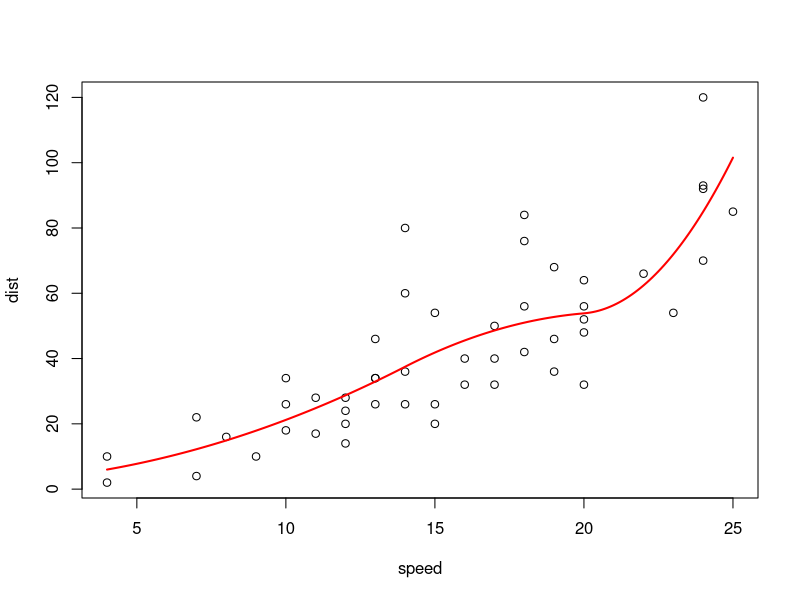
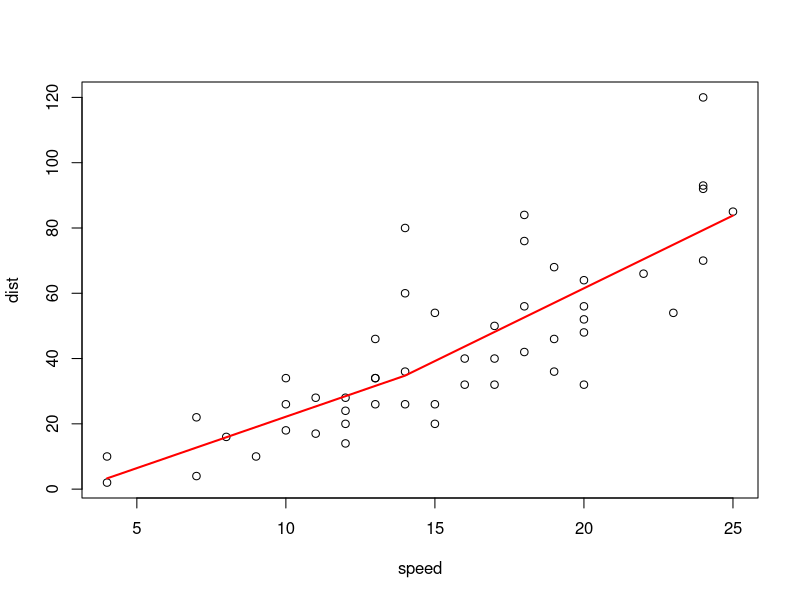
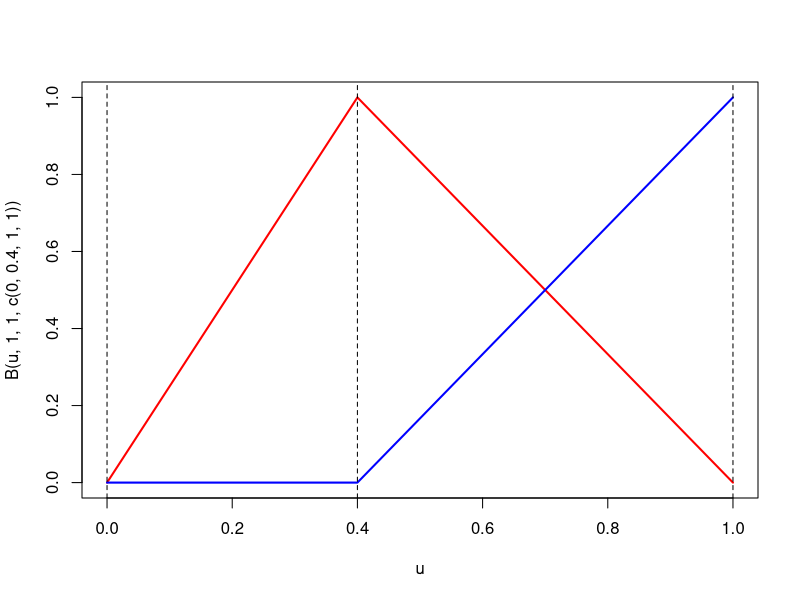
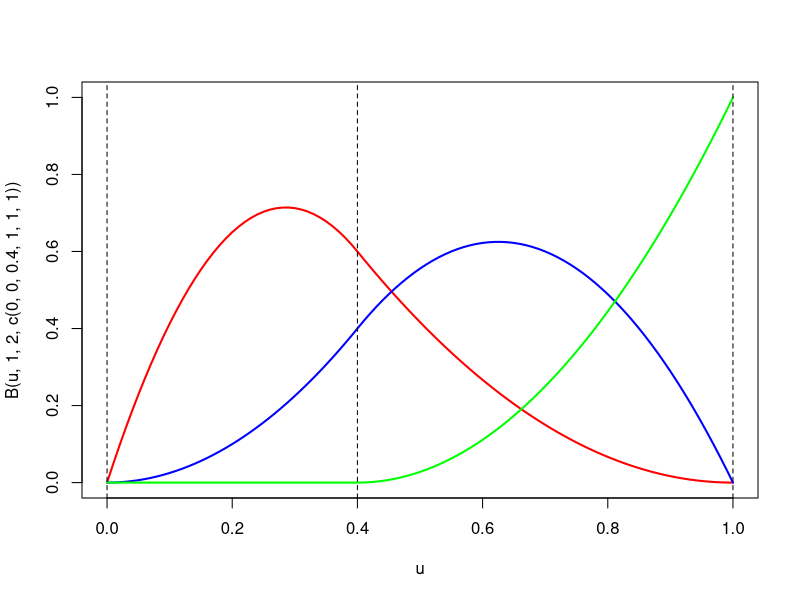

These figures' R source, in order:
# Splines - Opening the Black Box
# by Arthur Charpentier (2010)
# URL: https://www.r-bloggers.com/splines-opening-the-black-box/

# Remove all current objects in the workspace
	rm(list=ls(all=TRUE))
	set.seed(123)

#  Splines in regression is something which looks like a black box (or
#  maybe like some dishes you get when you travel away from home: it tastes
#  good, but you don’t what’s inside… even if you might have some clues,
#  you never know for sure*). With
#  splines, it is the same: there are knots, then we consider polynomial
#  interpolations on parts between knots, and we make sure that there is
#  no discontinuity (on the prediction, but on the derivative as well).

#  That sounds nice, but when you look at the output of the
#  regression… you got figures, but you barely see how to interpret
#  them… So let us have a look at the box, and I mean what is inside that
#  box…

#  So, consider the following dataset, with the following spline regression,
  library(splines)
  K <- c(14, 20)  # knots
  plot(cars)
  reg <- lm(dist ~ bs(speed, knots = c(K), degree = 2), data = cars)
  u <- seq(4, 25, by = 0.1)  # test model at these speeds
  B <- data.frame(speed = u)  # data.frame(speeds)
  Y <- predict(reg, newdata = B)  # predicted dist for the desired speeds
  lines(u, Y, lwd = 2, col = "red")

#  i.e. we have the following (nice) picture
#  But if we look at the output of the regression we get this
  summary(reg)

#  So, what can we do with those numbers ? First, assume know that we
#  consider only one knot (we have to start somewhere), and we
#  consider a b-spline interpolation of degree 1 (i.e. linear by parts).
  K <- c(14)
  reg <- lm(dist ~ bs(speed, knots = c(K), degree = 1), data = cars)
  u <- seq(4, 25, by = 0.1)
  B <- data.frame(speed = u)
  Y <- predict(reg, newdata = B)
  dev.off()
  plot(cars)
  lines(u, Y, lwd = 2, col = "red")
  summary(reg)

#  Recall that b-splines work like that:
#  given knots: 0 <= t[1] <= ... <= t[m-1] <= 1
#  (we define splines on the unit interval)
#  then: b[j,0](t) = 1 if t[j] <= t <= t[j+1] otherwise b[j,0](t) = 0
#  for all: j = 0, 1, ..., m-1, m-2

#                           t - t[j]                       t[j+n+1] - t
#  while: b[j,n](t) =  ----------------- b[j,n-1](t) + --------------------- b[j+1,n-1](t)
#                        t[j+n] - t[j]                   t[j+n+1] - t[j+1]

#  or: b[j,n](t) = a1 + a2
#  for all: j = 0, ..., m-n-2
#  The code is something like that:
  B <- function(x, j, n, K) {
    b <- 0
    a1 <- 0
    a2 <- 0
    if(((K[j+n+1] > K[j+1]) & (j+n<=length(K)) & (n > 0)) == TRUE) {
      a2 <- (K[j+n+1] - x)/(K[j+n+1] - K[j+1]) * B(x, j+1, n-1, K)
    }
    if(((K[j+n] > K[j]) & (n > 0)) == TRUE) {
      a1 <- (x - K[j])/(K[j+n] - K[j]) * B(x, j, n-1, K)
    }
    if(n==0) {
      b <- ((x > K[j]) & (x <= K[j+1]))*1  # uncertain how this line works
    }
    if(n>0) {
      b <- a1 + a2
    }
    return(b)
  }

#  So, for instance, for splines of degree 1, we have
  u <- seq(0, 1, by = 0.01)
  plot(u, B(u, 1, 1, c(0, 0.4, 1, 1)), lwd = 2, col = "red", type = "l", ylim = c(0, 1))
  lines(u, B(u, 2, 1, c(0, 0.4, 1, 1)), lwd = 2, col = "blue")
  abline(v = c(0, 0.4, 1), lty = 2)

#  and for splines of degree 2, the basis is
	u <- seq(0, 1, by = 0.01)
	plot(u, B(u, 1, 2, c(0 ,0, 0.4, 1, 1, 1)), lwd = 2, col = "red", type = "l", ylim = c(0, 1))
	lines(u, B(u, 2, 2, c(0, 0, 0.4, 1, 1, 1)), lwd = 2, col = "blue")
	lines(u, B(u, 3, 2, c(0, 0, 0.4, 1, 1, 1)), lwd = 2, col = "green")
	abline(v = c(0, 0.4, 1), lty = 2)

#  …etc. Note that I need to duplicate sometimes starting and end points (but it
#  should be possible to fix it in the function).
#  So, how do we use that, here ? Actually, there are two steps:
